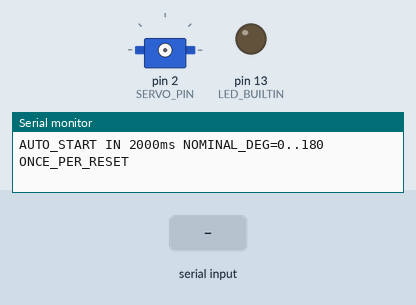
A sketch run on a simulated Arduino Uno, built with avr-gcc and run on an emulated ATmega328P. Parts: servo, output pins drawn as LEDs (lit = HIGH), the last lines printed to the serial monitor. The inputs (shaded band) are chosen by the test bench.

Above: at 1.2 s.
1.3 s: "F" received over Serial
At 1.47 s:
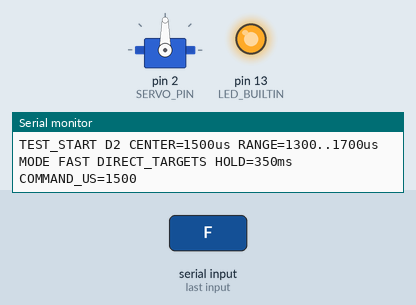
4.3 s: "T" received over Serial
At 6.8 s:
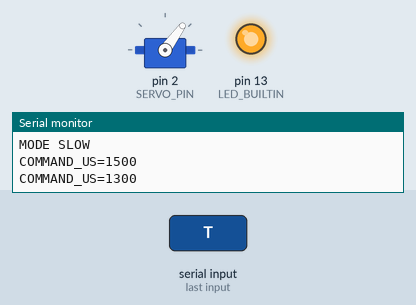
7.3 s: byte 88 ('X') received over Serial
At 8.5 s:
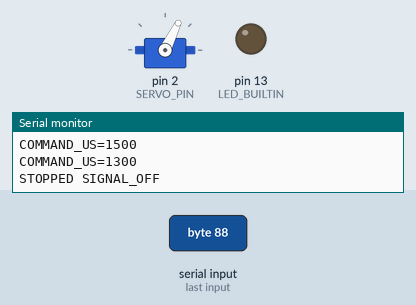
8.8 s: "W" received over Serial
At 11.53 s:
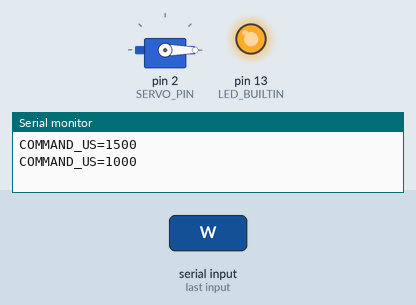
11.8 s: byte 120 ('x') received over Serial
At 13.2 s:
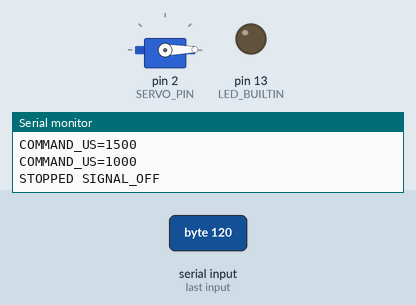
Timing chart, 0 to 14.8 s (numbered marks = the images above; inputs shaded):
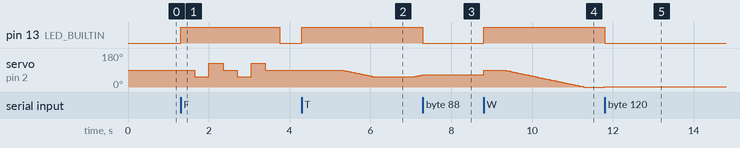

Measured:
- after the input at 1.3 s, pin 13 (LED_BUILTIN): LOW → HIGH after 0.00 s instead of 0.71 s
- after the input at 4.3 s, pin 13 (LED_BUILTIN): LOW → HIGH at once
- after the input at 7.3 s, pin 13 (LED_BUILTIN): HIGH → LOW at once; servo on pin 2 (SERVO_PIN): goes on until 7.3 s, then stays 64°
- after the input at 8.8 s, pin 13 (LED_BUILTIN): LOW → HIGH at once
- after the input at 11.8 s, pin 13 (LED_BUILTIN): HIGH → LOW at once; servo on pin 2 (SERVO_PIN): stays 1° (without the input it goes to 2° after 0.00 s)

The sketch:

uno_mg995_test.ino
```cpp
  #include <Servo.h>

// Uno D2 -> signal. External supply negative -> servo ground and Uno GND.
// Automatically runs 0..180 once per power-on/reset, after 2 seconds.
// T = slow, F = fast, W = wider, A = 0..120..0,
// E = repeat 0..180 without returning, X = stop/cancel automatic start.
Servo servo;
const uint8_t SERVO_PIN = 2;
const int CENTER_US = 1500;
const int TARGETS_US[] = {1500, 1300, 1700, 1500, 1300, 1700, 1500};
const uint8_t TARGET_COUNT = sizeof(TARGETS_US) / sizeof(TARGETS_US[0]);
// Initial wider test only; physical angles/endpoints require observation.
const int WIDE_TARGETS_US[] = {1500, 1000, 2000, 1500};
const uint8_t WIDE_TARGET_COUNT = sizeof(WIDE_TARGETS_US) / sizeof(WIDE_TARGETS_US[0]);
// Nominal software mapping: 0 deg = 1000 us, 180 deg = 2000 us.
// Actual rotation requires mechanical calibration; these are not measured angles.
const int ANGLE_TARGETS_US[] = {1000, 1667, 1000};
const uint8_t ANGLE_TARGET_COUNT = sizeof(ANGLE_TARGETS_US) / sizeof(ANGLE_TARGETS_US[0]);
const int ENDPOINT_TARGETS_US[] = {1000, 2000};
const uint8_t ENDPOINT_TARGET_COUNT = sizeof(ENDPOINT_TARGETS_US) / sizeof(ENDPOINT_TARGETS_US[0]);
bool running = false;
bool fastMode = false;
bool wideMode = false;
bool angleMode = false;
bool endpointMode = false;
uint8_t stage = 0;
int pulseUs = CENTER_US;
unsigned long lastStep = 0;
unsigned long holdStarted = 0;
bool holding = false;
bool autoStartPending = true;
unsigned long startupTime = 0;

void stopTest(bool completed) {
  autoStartPending = false;
  servo.detach();
  pinMode(SERVO_PIN, OUTPUT);
  digitalWrite(SERVO_PIN, LOW);
  digitalWrite(LED_BUILTIN, LOW);
  running = false;
  Serial.println(completed ? F("TEST_DONE SIGNAL_OFF") : F("STOPPED SIGNAL_OFF"));
}

void beginTest(bool fast, bool wide = false, bool angle = false, bool endpoint = false) {
  if (running) {
    Serial.println(F("BUSY"));
    return;
  }
  stage = 0;
  autoStartPending = false;
  fastMode = fast;
  wideMode = wide;
  angleMode = angle;
  endpointMode = endpoint;
  pulseUs = CENTER_US;
  holding = false;
  servo.writeMicroseconds(pulseUs);
  servo.attach(SERVO_PIN, 1000, 2000);
  servo.writeMicroseconds(pulseUs);
  digitalWrite(LED_BUILTIN, HIGH);
  running = true;
  lastStep = millis();
  if (endpointMode) Serial.println(F("TEST_START D2 NOMINAL_DEG=0..180 RANGE=1000..2000us NO_RETURN"));
  else if (angleMode) Serial.println(F("TEST_START D2 NOMINAL_DEG=0..120..0 RANGE=1000..1667us"));
  else Serial.println(wideMode ? F("TEST_START D2 CENTER=1500us RANGE=1000..2000us") : F("TEST_START D2 CENTER=1500us RANGE=1300..1700us"));
  if (endpointMode) Serial.println(F("MODE ENDPOINT180 SLOW ANGLES_UNCALIBRATED HOLD=1000ms"));
  else if (angleMode) Serial.println(F("MODE ANGLE120 SLOW ANGLES_UNCALIBRATED HOLD=1000ms"));
  else if (wideMode) Serial.println(F("MODE WIDE GRADUAL ANGLES_UNCALIBRATED HOLD=500ms"));
  else Serial.println(fastMode ? F("MODE FAST DIRECT_TARGETS HOLD=350ms") : F("MODE SLOW"));
}

void setup() {
  pinMode(SERVO_PIN, OUTPUT);
  digitalWrite(SERVO_PIN, LOW);
  pinMode(LED_BUILTIN, OUTPUT);
  Serial.begin(115200);
  Serial.println(F("READY UNO_MG995_D2 T=slow F=fast W=wide A=angle120 E=endpoint180 X=stop S=status SIGNAL_OFF"));
  Serial.println(F("AUTO_START IN 2000ms NOMINAL_DEG=0..180 ONCE_PER_RESET"));
  startupTime = millis();
}

void loop() {
  while (Serial.available()) {
    char command = Serial.read();
    if (command == 'T' || command == 't') beginTest(false);
    else if (command == 'F' || command == 'f') beginTest(true);
    else if (command == 'W' || command == 'w') beginTest(false, true);
    else if (command == 'A' || command == 'a') beginTest(false, false, true);
    else if (command == 'E' || command == 'e') beginTest(false, false, false, true);
    else if (command == 'X' || command == 'x') stopTest(false);
    else if (command == 'S' || command == 's') {
      Serial.println(running ? F("STATUS RUNNING") : F("STATUS IDLE SIGNAL_OFF"));
    }
  }
  if (autoStartPending && millis() - startupTime >= 2000UL) {
    beginTest(false, false, false, true);
  }
  if (!running) return;
  unsigned long now = millis();
  int target = endpointMode ? ENDPOINT_TARGETS_US[stage] : (angleMode ? ANGLE_TARGETS_US[stage] : (wideMode ? WIDE_TARGETS_US[stage] : TARGETS_US[stage]));
  if (fastMode && pulseUs != target) {
    pulseUs = target;
    servo.writeMicroseconds(pulseUs);
  } else if (pulseUs != target && now - lastStep >= 20) {
    lastStep = now;
    // Clamp the final step so targets not divisible by five are reached exactly.
    pulseUs = (target > pulseUs) ? min(pulseUs + 5, target) : max(pulseUs - 5, target);
    servo.writeMicroseconds(pulseUs);
  }
  if (pulseUs == target) {
    if (!holding) {
      holding = true;
      holdStarted = now;
      Serial.print(F("COMMAND_US="));
      Serial.println(pulseUs);
      if (angleMode || endpointMode) {
        Serial.print(F("COMMAND_NOMINAL_DEG="));
        Serial.println(stage == 1 ? (endpointMode ? 180 : 120) : 0);
      }
    } else if (now - holdStarted >= (wideMode ? 500UL : (fastMode ? 350UL : 1000UL))) {
      holding = false;
      if (++stage >= (endpointMode ? ENDPOINT_TARGET_COUNT : (angleMode ? ANGLE_TARGET_COUNT : (wideMode ? WIDE_TARGET_COUNT : TARGET_COUNT)))) stopTest(true);
    }
  }
}
```
